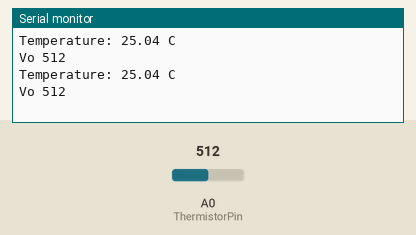
Recording of a sketch running on a simulated Arduino Uno, built with avr-gcc and run on an emulated ATmega328P. Shown: the last lines printed to the serial monitor. The inputs (shaded band) are chosen by the test bench; at power-on: A0 (ThermistorPin) = 512.

Above: at 3.8 s.
3.9 s: A0 (ThermistorPin) set to 716
At 6.6 s:
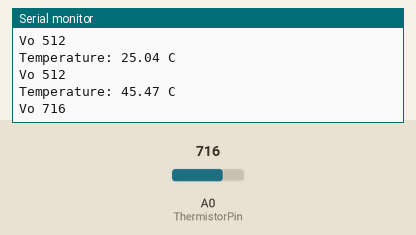
7.9 s: A0 (ThermistorPin) set to 900
At 10.7 s:
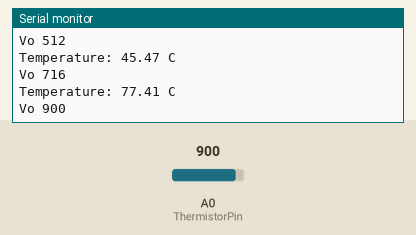
Timing chart, 0 to 12.2 s (numbered marks = the images above; inputs shaded):
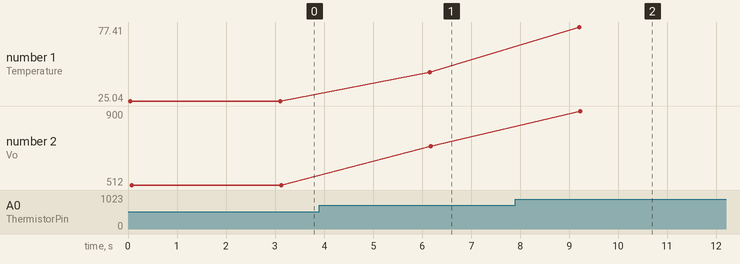

Measured:
- after the input at 3.9 s, the serial monitor: prints a new line after 2.3 s (image 1)
- after the input at 7.9 s, the serial monitor: prints a new line after 1.3 s (image 2)
- plotted number 1: 25.04 → 45.47 after the input at 3.9 s, 45.47 → 77.41 after the input at 7.9 s
- plotted number 2: 512 → 716 after the input at 3.9 s, 716 → 900 after the input at 7.9 s

The sketch:

sketch_ky_013_ntc_temp_sensor.ino
```cpp
int   ThermistorPin = A0;
int   Vo;
float R1 = 10000; // value of R1 on board
float logR2, R2, T;
float c1 = 0.001129148, c2 = 0.000234125, c3 = 0.0000000876741; //steinhart-hart coeficients for thermistor


void setup() {
  Serial.begin(9600);
}

void loop() {
  Vo = analogRead(ThermistorPin);
  delay(50);
  R2 = R1 * (1023.0 / (float)Vo - 1.0); //calculate resistance on thermistor
  logR2 = log(R2);
  T = (1.0 / (c1 + c2*logR2 + c3*logR2*logR2*logR2)); // temperature in Kelvin
  T = T - 273.15; //convert Kelvin to Celcius
 // T = (T * 9.0)/ 5.0 + 32.0; //convert Celcius to Farenheit

  Serial.print("Temperature: ");
  Serial.print(T);
  Serial.println(" C");
  Serial.print("Vo ");
  Serial.println(Vo);

  delay(3000);
}
```
